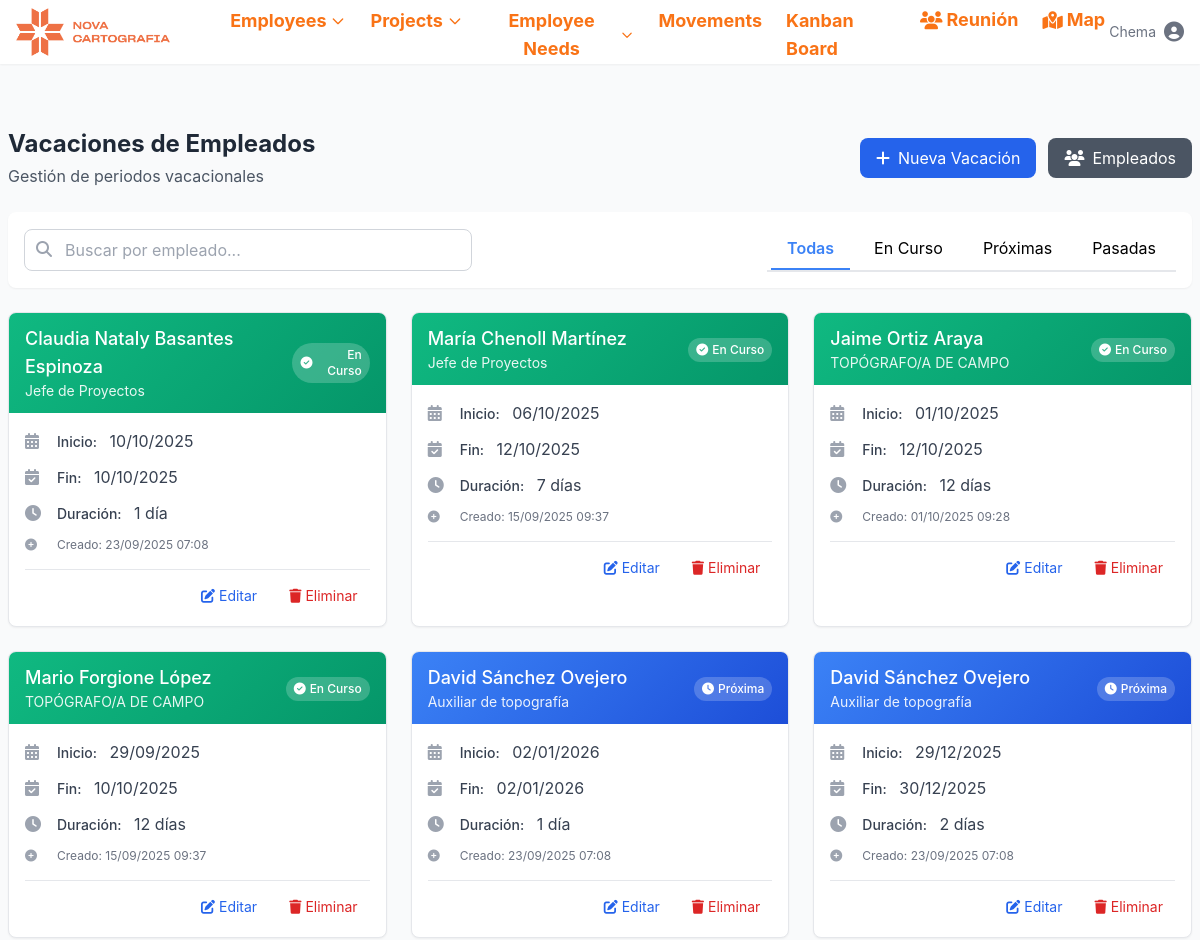
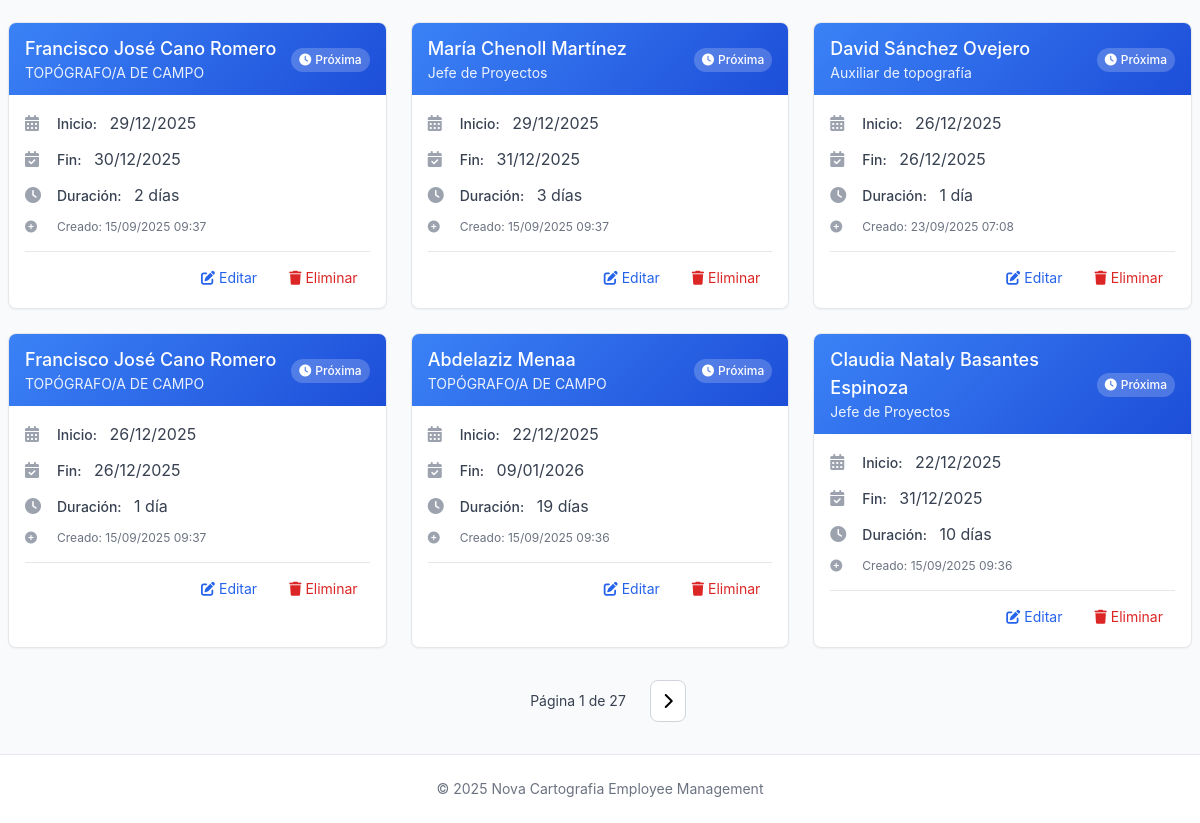
The app's page /employee-vacations/ (signed in), older data (2 pictures, top to bottom).
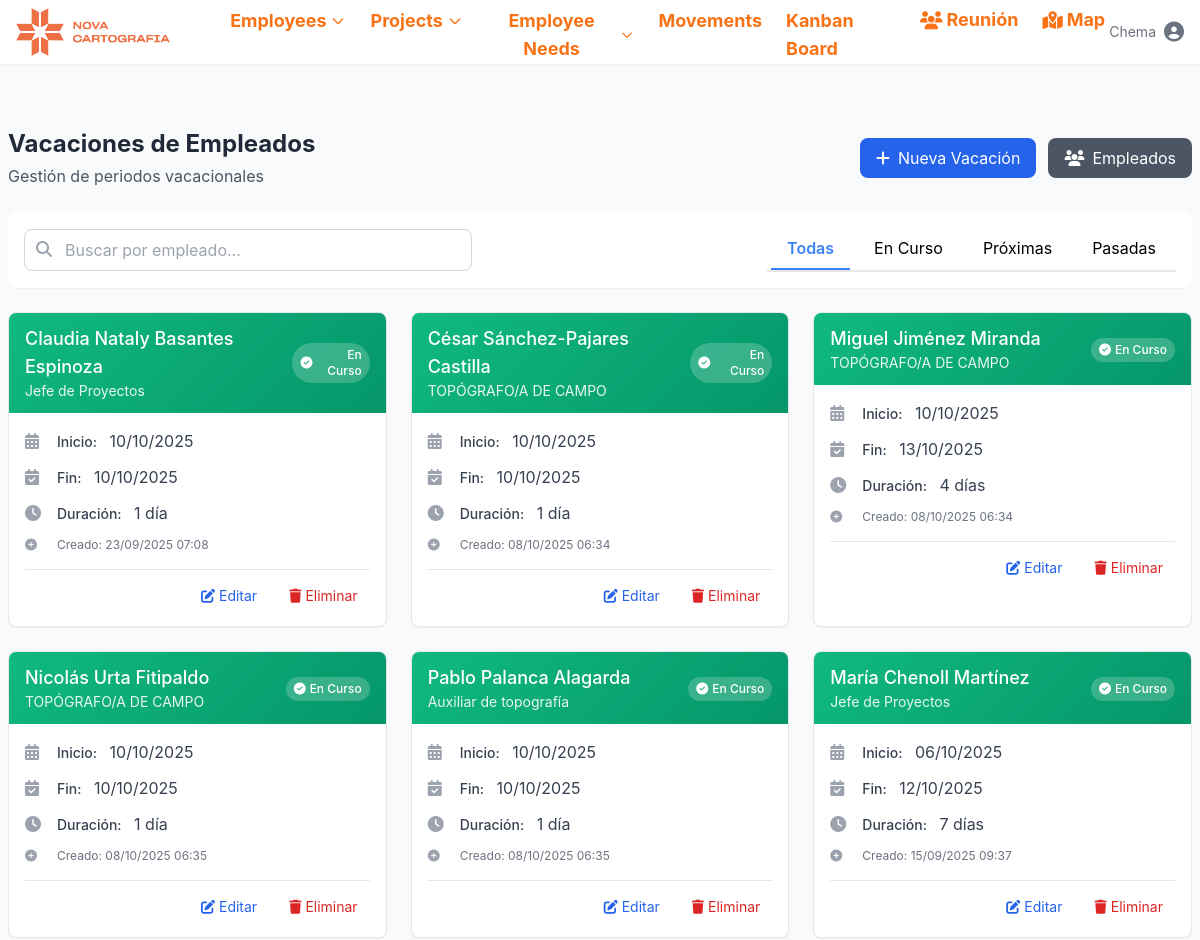
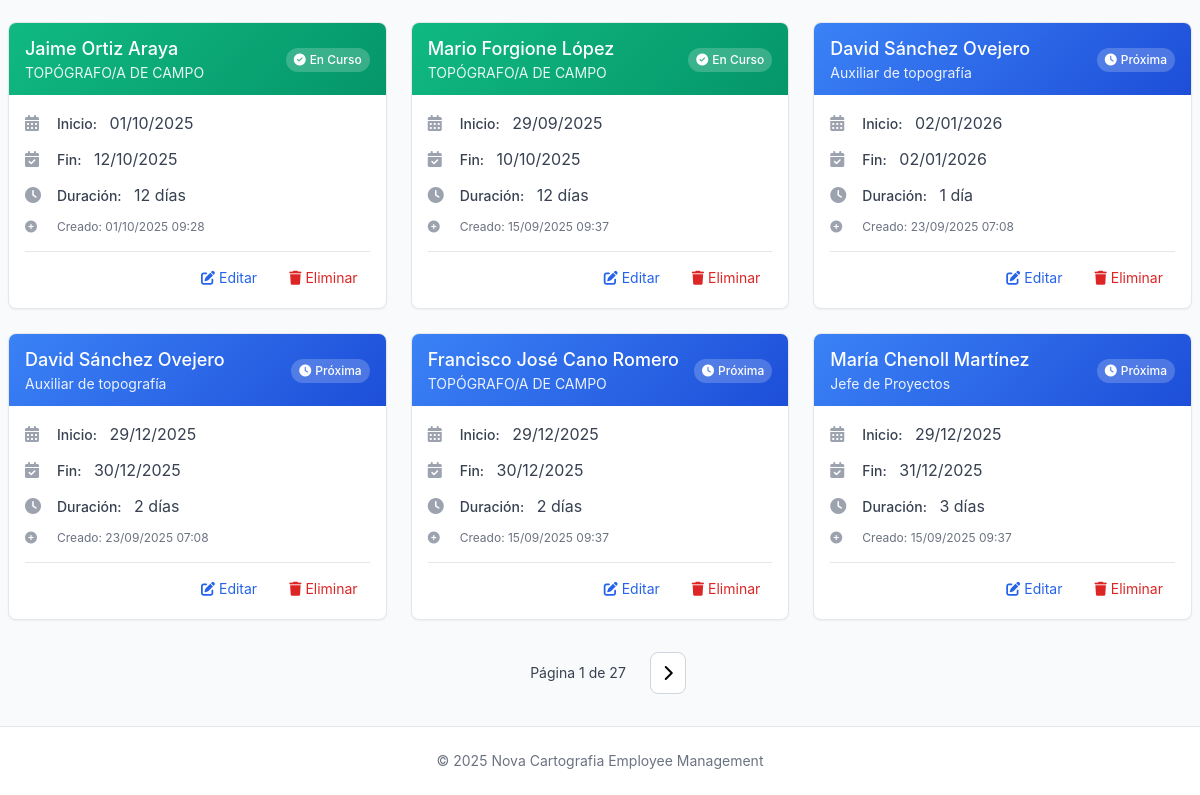
The same page, newer data (2 pictures, top to bottom).
### novacartografia_employee_management/models.py (models this page shows, shortened)
class EmployeeVacation(models.Model):
    employee = models.ForeignKey(Employee, on_delete=models.CASCADE, related_name='holidays')
    date_from = models.DateField()
    date_to = models.DateField()
    created_at = models.DateTimeField(auto_now_add=True)
    class Meta:
        ordering = ['date_from']
        verbose_name = "Employee Holiday"
        verbose_name_plural = "Employee Holidays"

class Employee(models.Model):
    name = models.CharField(max_length=100)
    job = models.CharField(max_length=100)
    project_id = models.ForeignKey(Project, on_delete=models.SET_NULL, related_name='employee_set', blank=True, null=True)
    street = models.CharField(max_length=100, blank=True, null=True)
    city = models.CharField(max_length=100, blank=True, null=True)
    active = models.BooleanField(default=True, help_text="Indicates if the employee is currently active")
    start_date = models.DateField(default=timezone.now, help_text="When the employee started working", null=True, blank=True)
    end_date = models.DateField(blank=True, null=True, help_text="When the employee ended working, if applicable")
    state = models.CharField(max_length=50, default='valencia',
           choices=[
                ('Araba (Álava)', 'Álava'),
                ('Albacete', 'Albacete'),
                ('Alacant (Alicante)', 'Alicante'),
                ('Almería', 'Almería'),
                ('Asturias', 'Asturias'),
                ('Ávila', 'Ávila'),
                ('Badajoz', 'Badajoz'),
                ('Barcelona', 'Barcelona'),
                ('Burgos', 'Burgos'),
                ('Cáceres', 'Cáceres'),
                ('Cádiz', 'Cádiz'),
                ('Cantabria', 'Cantabria'),
                ('Castelló (Castellón)', 'Castellón'),
                ('Ceuta', 'Ceuta'),
                ('Ciudad Real', 'Ciudad Real'),
                ('Córdoba', 'Córdoba'),
                ('Cuenca', 'Cuenca'),
                ('Gerona', 'Gerona'),
                ('Granada', 'Granada'),
                ('Guadalajara', 'Guadalajara'),
                ('Gipuzkoa (Guipúzcoa)', 'Guipúzcoa'),
                ('Huelva', 'Huelva'),
                ('Huesca', 'Huesca'),
                ('Islas Baleares', 'Islas Baleares'),
                ('Jaén', 'Jaén'),
                ('A Coruña (La Coruña)', 'La Coruña'),
                ('La Rioja', 'La Rioja'),
                ('Las Palmas', 'Las Palmas'),
                ('León', 'León'),
                ('Lérida', 'Lérida'),
                ('Lleida', 'Lérida'),  # Agregado porque aparece en tu CSV
                ('Lugo', 'Lugo'),
                ('Madrid', 'Madrid'),
                ('Málaga', 'Málaga'),
                ('Melilla', 'Melilla'),
                ('Murcia', 'Murcia'),
                ('Navarra (Nafarroa)', 'Navarra'),  # Corregido para coincidir con el CSV
                ('Orense', 'Orense'),
                ('Palencia', 'Palencia'),
                ('Pontevedra', 'Pontevedra'),
                ('Salamanca', 'Salamanca'),
                ('Santa Cruz de Tenerife', 'Santa Cruz de Tenerife'),
                ('Segovia', 'Segovia'),
                ('Sevilla', 'Sevilla'),
                ('Soria', 'Soria'),
                ('Tarragona', 'Tarragona'),
                ('Teruel', 'Teruel'),
                ('Toledo', 'Toledo'),
                ('Valencia', 'Valencia'),
                ('Valladolid', 'Valladolid'),
                ('Bizkaia (Vizcaya)', 'Vizcaya'),
                ('Zamora', 'Zamora'),
                ('Zaragoza', 'Zaragoza'),
            ])
    latitude = models.FloatField(null=True, blank=True)
    longitude = models.FloatField(null=True, blank=True)
    academic_training = models.CharField(max_length=100, blank=True, null=True)
    driver_license = models.BooleanField(default=False)
    twenty_hours = models.BooleanField(default=False)
    sixty_hours = models.BooleanField(default=False)
    confine = models.BooleanField(default=False)
    height = models.BooleanField(default=False)
    mining = models.BooleanField(default=False)
    railway_carriage = models.BooleanField(default=False)
    railway_mounting = models.BooleanField(default=False)
    building = models.BooleanField(default=False)
    office_work = models.BooleanField(default=False)
    scanner = models.BooleanField(default=False)
    leveling = models.BooleanField(default=False)
    static = models.BooleanField(default=False)
    drag = models.BooleanField(default=False)
    locked = models.BooleanField(default=False, help_text="Indicates if the employee is locked for a future project")
    vacations_from = models.DateField(blank=True, null=True)
    vacations_to = models.DateField(blank=True, null=True)
    leave_from = models.DateField(blank=True, null=True)
    leave_to = models.DateField(blank=True, null=True)
    end_contract = models.BooleanField(default=False, help_text="Indicates if the employee's contract is ending soon")

### novacartografia_employee_management/views.py (the view)
# urls.py: path('employee-vacations/', views.employee_vacation_list, name='employee_vacation_list'),
@login_required
def employee_vacation_list(request):
    search_query = request.GET.get('search', '')
    status_filter = request.GET.get('status', '')
    today = timezone.now().date()
    vacations = EmployeeVacation.objects.annotate(
        status_category=Case(
            When(date_from__lte=today, date_to__gte=today, then=Value(1)),
            When(date_from__gt=today, then=Value(2)),
            When(date_to__lt=today, then=Value(3)),
            default=Value(4),
            output_field=IntegerField(),
        )
    ).select_related('employee')
    if search_query:
        vacations = vacations.filter(
            Q(employee__name__icontains=search_query) |
            Q(employee__job__icontains=search_query) |
            Q(employee__state__icontains=search_query)
        )
    if status_filter == 'current':
        vacations = vacations.filter(date_from__lte=today, date_to__gte=today)
    elif status_filter == 'upcoming':
        vacations = vacations.filter(date_from__gt=today)
    elif status_filter == 'past':
        vacations = vacations.filter(date_to__lt=today)
    vacations = vacations.order_by('status_category', '-date_from', 'employee__name')
    paginator = Paginator(vacations, 12)  # 12 vacaciones por página
    page_number = request.GET.get('page')
    page_obj = paginator.get_page(page_number)
    context = {
        'employee_vacations': page_obj,
        'page_obj': page_obj,
        'is_paginated': page_obj.has_other_pages(),
        'search_query': search_query,
        'status_filter': status_filter,
        'can_edit': request.user.groups.filter(name='Editores').exists() or request.user.is_superuser,
    }
    return render(request, 'novacartografia_employee_management/employee_vacation_list.html', context)

### novacartografia_employee_management/templatetags/employee_filters.py (called while the page is built)
@register.filter
def date_diff(date1, date2):
    if date1 and date2:
        try:
            if isinstance(date1, str):
                date1 = datetime.strptime(date1, '%Y-%m-%d').date()
            if isinstance(date2, str):
                date2 = datetime.strptime(date2, '%Y-%m-%d').date()
            diff = (date1 - date2).days + 1  # +1 para incluir ambos días
            return max(diff, 0)  # No devolver números negativos
        except:
            return 0
    return 0

### templates/novacartografia_employee_management/employee_vacation_list.html (shortened to what the changed rows need)
{% extends "base.html" %}
{% load employee_filters %}
{% block content %}
<div class="main-content-wrapper">
    <div class="flex flex-col md:flex-row md:justify-between md:items-center mb-6">
        <div>
            <h2 class="text-2xl font-bold text-gray-800">Vacaciones de Empleados</h2>
        </div>
    </div>
    <div class="grid grid-cols-1 md:grid-cols-2 lg:grid-cols-3 gap-6">
        {% for vacation in employee_vacations %}
            {% now "Y-m-d" as today %}
            <div class="vacation-card bg-white rounded-lg shadow-sm border border-gray-200 overflow-hidden">
                <div class="px-4 py-3 {% if vacation.date_from|date:'Y-m-d' <= today and vacation.date_to|date:'Y-m-d' >= today %}status-current{% elif vacation.date_from|date:'Y-m-d' > today %}status-upcoming{% else %}status-past{% endif %}">
                    <div class="flex justify-between items-center">
                        <div>
                            <h3 class="font-medium text-lg">{{ vacation.employee.name }}</h3>
                            <p class="text-sm opacity-90">{{ vacation.employee.job }}</p>
                        </div>
                        <div class="text-right">
                            {% if vacation.date_from|date:"Y-m-d" <= today and vacation.date_to|date:"Y-m-d" >= today %}
                                <span class="inline-flex items-center px-2 py-1 rounded-full text-xs font-medium bg-white bg-opacity-20">
                                    <i class="fas fa-check-circle mr-1"></i>En Curso
                                </span>
                            {% elif vacation.date_from|date:"Y-m-d" > today %}
                                <span class="inline-flex items-center px-2 py-1 rounded-full text-xs font-medium bg-white bg-opacity-20">
                                    <i class="fas fa-clock mr-1"></i>Próxima
                                </span>
                            {% else %}
                                <span class="inline-flex items-center px-2 py-1 rounded-full text-xs font-medium bg-white bg-opacity-20">
                                    <i class="fas fa-history mr-1"></i>Finalizada
                                </span>
                            {% endif %}
                        </div>
                    </div>
                </div>
                <div class="p-4">
                    <div class="space-y-3">
                        <div class="flex items-center text-gray-700">
                            <i class="fas fa-calendar-alt w-5 text-gray-400 mr-3"></i>
                            <div>
                                <span class="text-sm font-medium">Inicio:</span>
                                <span class="ml-2">{{ vacation.date_from|date:"d/m/Y" }}</span>
                            </div>
                        </div>
                        <div class="flex items-center text-gray-700">
                            <i class="fas fa-calendar-check w-5 text-gray-400 mr-3"></i>
                            <div>
                                <span class="text-sm font-medium">Fin:</span>
                                <span class="ml-2">{{ vacation.date_to|date:"d/m/Y" }}</span>
                            </div>
                        </div>
                        <div class="flex items-center text-gray-700">
                            <i class="fas fa-clock w-5 text-gray-400 mr-3"></i>
                            <div>
                                <span class="text-sm font-medium">Duración:</span>
                                <span class="ml-2">
                                    {% with days=vacation.date_to|date_diff:vacation.date_from %}
                                        {{ days }} día{{ days|pluralize }}
                                    {% endwith %}
                                </span>
                            </div>
                        </div>
                        <div class="flex items-center text-gray-500 text-xs">
                            <i class="fas fa-plus-circle w-5 text-gray-400 mr-3"></i>
                            <span>Creado: {{ vacation.created_at|date:"d/m/Y H:i" }}</span>
                        </div>
                    </div>
                    {% if can_edit %}
                        <div class="mt-4 pt-3 border-t border-gray-200 flex justify-end space-x-2">
                            <a href="{% url 'employee_vacation_update' vacation.pk %}"
                               class="text-blue-600 hover:text-blue-800 px-3 py-1 rounded text-sm transition-colors duration-200"
                               title="Editar">
                                <i class="fas fa-edit mr-1"></i>Editar
                            </a>
                            <a href="{% url 'employee_vacation_delete' vacation.pk %}"
                               class="text-red-600 hover:text-red-800 px-3 py-1 rounded text-sm transition-colors duration-200"
                               title="Eliminar">
                                <i class="fas fa-trash mr-1"></i>Eliminar
                            </a>
                        </div>
                    {% endif %}
                </div>
            </div>
        {% endfor %}
    </div>
</div>
{% endblock %}

Row changes from the older to the newer data that the page shows:
no longer on this page (row unchanged): EmployeeVacation: employee.name "David Sánchez Ovejero", employee.job "Auxiliar de topografía", shows "Próxima", date_from "26/12/2025", date_to "26/12/2025", vacation "1", created_at "23/09/2025 07:08"
no longer on this page (row unchanged): EmployeeVacation: employee.name "Francisco José Cano Romero", employee.job "TOPÓGRAFO/A DE CAMPO", shows "Próxima", date_from "26/12/2025", date_to "26/12/2025", vacation "1", created_at "15/09/2025 09:37"
no longer on this page (row unchanged): EmployeeVacation: employee.name "Abdelaziz Menaa", employee.job "TOPÓGRAFO/A DE CAMPO", shows "Próxima", date_from "22/12/2025", date_to "09/01/2026", vacation "19", created_at "15/09/2025 09:36"
no longer on this page (row unchanged): EmployeeVacation: employee.name "Claudia Nataly Basantes Espinoza", employee.job "Jefe de Proyectos", shows "Próxima", date_from "22/12/2025", date_to "31/12/2025", vacation "10", created_at "15/09/2025 09:36"
added EmployeeVacation: employee.name "César Sánchez-Pajares Castilla", employee.job "TOPÓGRAFO/A DE CAMPO", shows "En Curso", date_from "10/10/2025", date_to "10/10/2025", vacation "1", created_at "08/10/2025 06:34"
added EmployeeVacation: employee.name "Miguel Jiménez Miranda", employee.job "TOPÓGRAFO/A DE CAMPO", shows "En Curso", date_from "10/10/2025", date_to "13/10/2025", vacation "4", created_at "08/10/2025 06:34"
added EmployeeVacation: employee.name "Nicolás Urta Fitipaldo", employee.job "TOPÓGRAFO/A DE CAMPO", shows "En Curso", date_from "10/10/2025", date_to "10/10/2025", vacation "1", created_at "08/10/2025 06:35"
added EmployeeVacation: employee.name "Pablo Palanca Alagarda", employee.job "Auxiliar de topografía", shows "En Curso", date_from "10/10/2025", date_to "10/10/2025", vacation "1", created_at "08/10/2025 06:35"
